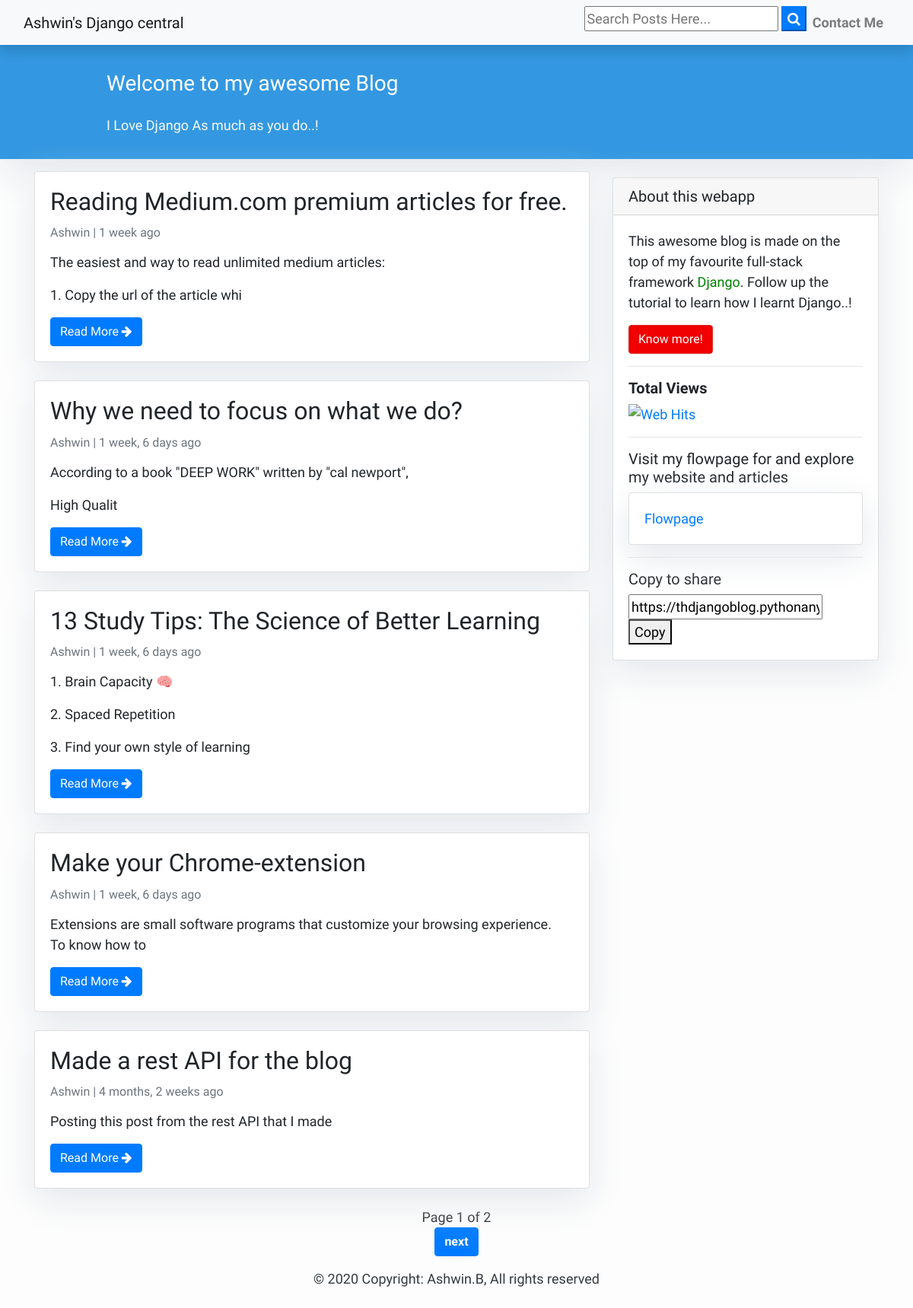
The page / on the database its author committed.
### blogapp/models.py (models this page shows)
class Post(models.Model):
    author = models.ForeignKey(User, on_delete= models.CASCADE)
    title = models.CharField(max_length=200)
    text = models.TextField()
    created_date = models.DateTimeField(auto_now_add=True)
    published_date = models.DateTimeField(auto_now=True,null=True)
    class Meta:
        ordering = ['-published_date',]

### blogapp/views.py (the view)
# urls.py: path('',views.index),
def index(request):
    blogapp = Post.objects.all()
    paginator = Paginator(blogapp, 5)
    page = request.GET.get('page')
    blogapp = paginator.get_page(page)
    return render(request,'index.html', {'blogapp': blogapp})

### blogapp/templates/index.html (shortened to what this page needs)
{% extends "base.html" %}
{% load humanize %}
{% load url_target_blank %}
{% block content %}
<header class="masthead">
    <div class="container">
        <div class="row">
            <div class=" col-md-8 col-md-10 mx-auto">
                <div class="site-heading">
                    <h3 class=" site-heading my-4 mt-3 text-white"> Welcome to my awesome Blog </h3>
                    <p class="text-light">I Love Django As much as you do..! &nbsp
                    </p>
                </div>
            </div>
        </div>
    </div>
</header>
<nav aria-label="Page navigation example">
<div class="container">
    <div class="row">
        <div class="col-md-8 mt-3 left">
            {% for post in blogapp %}
            <div class="card mb-4">
                <div class="card-body">
                    <h2 class="card-title">{{ post.title }}</h2>
                    <p class="card-text text-muted h6">{{ post.author }} | {{ post.published_date|naturaltime}} </p>
                    <p class="card-text">{{ post.text|linebreaks|slice:":100"|urlize }}</p>
                    <a href="{% url 'post_detail' pk=post.pk %}" class="btn btn-primary">Read More <i class="fa fa-arrow-right" aria-hidden="true"></i></a>
                </div>
            </div>
            {% endfor %}
        </div>
        {% block sidebar %} {% include 'sidebar.html' %}  {% endblock sidebar %}
    </div>
</div>
{% if blogapp.paginator.num_pages > 1 %}
<center><span>Page {{ blogapp.number }} of {{ blogapp.paginator.num_pages }}</span></center>
{% if blogapp.has_next %}
<center><a href="?page={{ blogapp.next_page_number }}" class="btn btn-primary"><b>next</b></a></center>
{% endif %}
{% endif %}
{% endblock %}

### blogapp/templates/base.html (shortened to what this page needs)
{% load url_target_blank %}
<!DOCTYPE html>
<html>
    <head>
        <link rel="stylesheet" href="https://maxcdn.bootstrapcdn.com/bootstrap/4.0.0/css/bootstrap.min.css"
 />
        <link rel="stylesheet" href="https://maxcdn.bootstrapcdn.com/bootstrap/4.5.2/css/bootstrap.min.css">
        <link rel="stylesheet" href="https://cdnjs.cloudflare.com/ajax/libs/font-awesome/4.7.0/css/font-awesome.min.css">
    </head>
    <body>
        <nav class="navbar navbar-expand-lg navbar-light bg-light shadow" id="mainNav">
            <div class="container-fluid">
                <a class="navbar-brand" href="/">Ashwin's Django central</a>
                <div class="collapse navbar-collapse" id="navbarResponsive">
                    <ul class="navbar-nav ml-auto">
                        <li>
                            <form id="searchform" action="{% url 'search' %}" method="GET">
                                <input type="text" name="q" type="text" value="{{ request.GET.q }}" placeholder="Search Posts Here..." required />
                                <button type="submit" onclick="searchform.submit()" class=" text-white my-color btn-primary"><i class="fa fa-search"></i></button>
                            </form>
                        </li>
                        <li class="nav-item text-black">
                            <a class="nav-link text-black font-weight-bold" href="https://pcme-tnboard.000webhostapp.com/contact.html" target="_blank">Contact Me</a>
                        </li>
                    </ul>
                </div>
            </div>
        </nav>
        {% block content %}{% endblock content %}
        <footer class="py-3 bg-grey">
            <p class="m-0 text-dark text-center ">&copy; 2020 Copyright: Ashwin.B, All rights reserved</p>
        </footer>
        <br><br>
    </body>
</html>

### blogapp/templates/sidebar.html (shortened to what this page needs)
{% block sidebar %}
<div class="col-md-4 float-right ">
    <div class="card my-4">
        <h5 class="card-header">About this webapp</h5>
        <div class="card-body">
            <p class="card-text"> This awesome blog is made on the top of my favourite full-stack framework <a href="https://www.djangoproject.com/" target="_blank" style="text-decoration:none; color:green">Django</a></font>.&nbsp;Follow up the tutorial to learn how I learnt Django..!</p>
            <a href="http://www.hashcut.com/embed/play/xBGRtAk" target="_blank"
                class="btn btn-danger">Know more!</a>
            <hr>
            <h5><b>Total Views</b></h5>
            <a href="https://www.hitwebcounter.com" target="_blank">
            <img src="https://hitwebcounter.com/counter/counter.php?page=7719726&style=0005&nbdigits=5&type=page&initCount=0" title="Total Website Hits" Alt="Web Hits"   border="0" /></a>
            <hr>
            <h5>Visit my flowpage for and explore my website and articles</h5>
            <div class="card">
                <div class="card-body">
                    <a href = "https://flow.page/ahn1305" target="_blank">Flowpage</a>
                </div>
            </div>
            <hr>
            <h5>Copy to share</h5>
            <input type="text" value="https://thdjangoblog.pythonanywhere.com" id="myInput">
            <button onclick="myFunction()">Copy</button>
        </div>
    </div>
</div>
{% endblock sidebar %}

### blogapp/templates/base.html (style rules this page uses)
body { font-family: 'Mukta', sans-serif; font-size: 18px; background-color: #fdfdfd; }
.shadow { box-shadow: 0 4px 2px -2px rgba(0, 0, 0, 0.1); }
.btn-danger { color: #fff; background-color: #f00000; border-color: #dc281e; }
.masthead { background: #3398E1; height: auto; padding-bottom: 15px; box-shadow: 0 16px 48px #E3E7EB; padding-top: 10px; }
.card { box-shadow: 0 16px 48px #E3E7EB; }

### rows shown on the page
Post: title "Reading Medium.com premium articles for free.", author "Ashwin", published_date "1 week ago", text "The easiest and way to read unlimited medium articles: 1. Copy the url of the article whi"
Post: title "Why we need to focus on what we do?", author "Ashwin", published_date "1 week, 6 days ago", text "According to a book \"DEEP WORK\" written by \"cal newport\", High Qualit"
Post: title "13 Study Tips: The Science of Better Learning", author "Ashwin", published_date "1 week, 6 days ago", text "1. Brain Capacity 🧠 2. Spaced Repetition 3. Find your own style of learning"
Post: title "Make your Chrome-extension", author "Ashwin", published_date "1 week, 6 days ago", text "Extensions are small software programs that customize your browsing experience. To know how to"
Post: title "Made a rest API for the blog", author "Ashwin", published_date "4 months, 2 weeks ago", text "Posting this post from the rest API that I made"

### other values the page prints
{{ blogapp.number }} "1"
{{ blogapp.paginator.num_pages }} "2"
